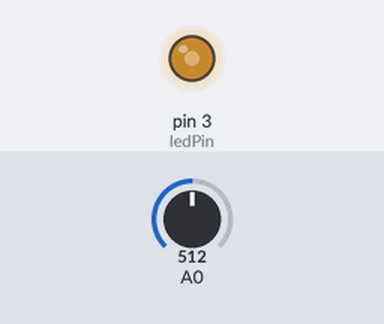
The sketch below on a simulated Arduino Uno, built with avr-gcc and run on an emulated ATmega328P. On the bench: output pins drawn as LEDs (lit = HIGH). Inputs (shaded band) come from the test bench; at power-on: A0 = 512.

Above: at 1.2 s.
1.3 s: A0 set to 716
At 1.8 s:
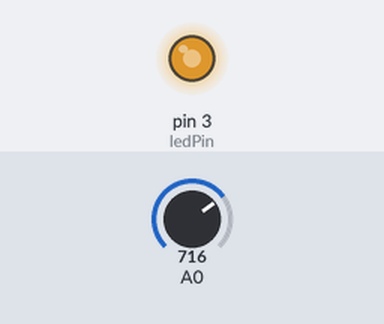
2.8 s: A0 set to 900
At 4.0 s:
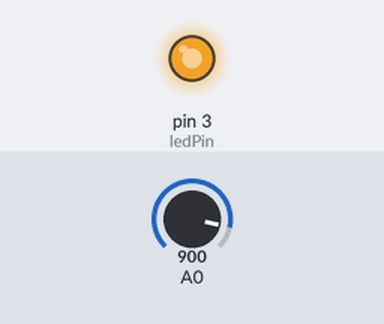
4.3 s: A0 set to 122
At 5.3 s:
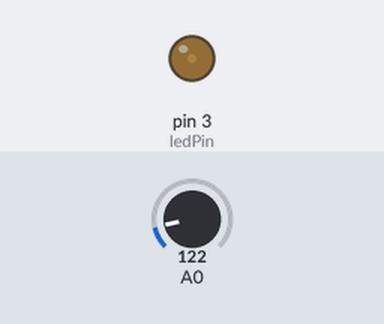
5.8 s: A0 set to 0
At 6.4 s:
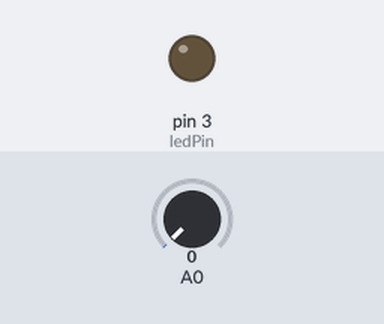
Timing chart, 0 to 8.3 s (numbered marks = the images above; inputs shaded):
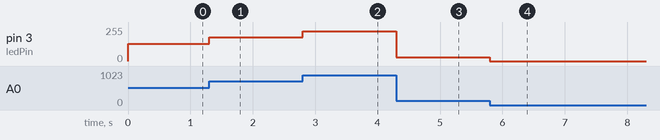

The sketch:

sketch_sep23e_LED____.ino
```cpp
int ledPin = 3;

void setup() {
  pinMode(ledPin, OUTPUT);

}

void loop() {
  // put your main code here, to run repeatedly:
  int analogInput = analogRead(A0);
  int brightness = analogInput / 4;

  analogWrite(ledPin, brightness);
}
```

Measured:
- after the input at 1.3 s, pin 3 (ledPin): 128/255 → 179/255 at once
- after the input at 2.8 s, pin 3 (ledPin): 179/255 → 225/255 at once
- after the input at 4.3 s, pin 3 (ledPin): 225/255 → 30/255 at once
- after the input at 5.8 s, pin 3 (ledPin): 30/255 → 0/255 at once
